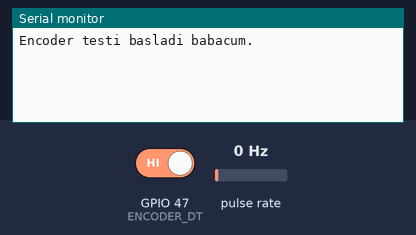
Recording of a sketch running on a simulated ESP32. On the bench: the last lines printed to the serial monitor. Wiring (inferred from the names in the program): pulse sensor: data GPIO 48. The test bench sets the inputs (shaded band); at power-on: pulse rate 0 Hz, GPIO 47 (ENCODER_DT) HIGH.

Above: at 1.2 s.
1.3 s: pulse rate (sensor on GPIO 48) set to 4 Hz
At 1.59 s:
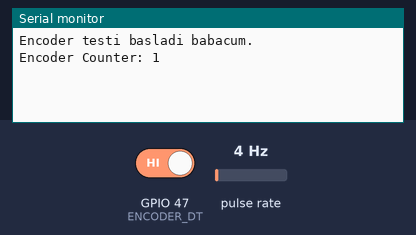
3.1 s: GPIO 47 (ENCODER_DT) driven LOW
At 3.22 s:
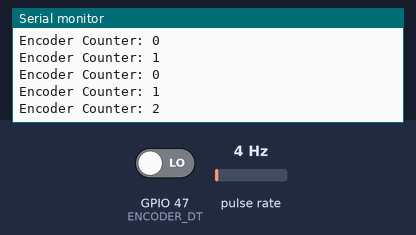
Timing chart, 0 to 6.1 s (numbered marks = the images above; inputs shaded):
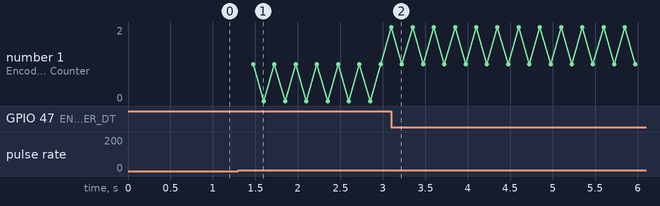

Measured:
- after the input at 1.3 s, the serial monitor: prints a new line after 0.18 s (image 1)
- after the input at 3.1 s, the serial monitor: prints a new line at once (image 2)

The sketch:

buttons.ino
```cpp
#define ENCODER_CLK 48 // A fazı
#define ENCODER_DT  47  // B fazı

volatile long counter = 0;

volatile int lastCLK = 0;
volatile unsigned long lastInterruptTime = 0;  // debounce için

void IRAM_ATTR handleEncoder() {
  unsigned long now = micros();

  // Çok hızlı gelen titreşimleri engelle (ör: 1000 µs = 1 ms altında gelenleri yok say)
  if (now - lastInterruptTime < 1000) {
    return;
  }
  lastInterruptTime = now;

  int clkState = digitalRead(ENCODER_CLK);
  int dtState  = digitalRead(ENCODER_DT);

  // Yön kontrolü
  if (clkState == dtState) {
    counter++;   // örneğin saat yönü
  } else {
    counter--;   // ters yön
  }

  lastCLK = clkState;
}

void setup() {
  Serial.begin(115200);

  pinMode(ENCODER_CLK, INPUT_PULLDOWN);
  pinMode(ENCODER_DT,  INPUT_PULLDOWN);

  lastCLK = digitalRead(ENCODER_CLK);

  // CLK hattındaki değişimde interrupt
  attachInterrupt(digitalPinToInterrupt(ENCODER_CLK), handleEncoder, CHANGE);

  Serial.println("Encoder testi basladi babacum.");
}

void loop() {
  static long lastCounter = 0;

  // ISR ile ortak değişken, kopyasını alalım
  noInterrupts();
  long current = counter;
  interrupts();

  if (current != lastCounter) {
    Serial.print("Encoder Counter: ");
    Serial.println(current);
    lastCounter = current;
  }


}
```
